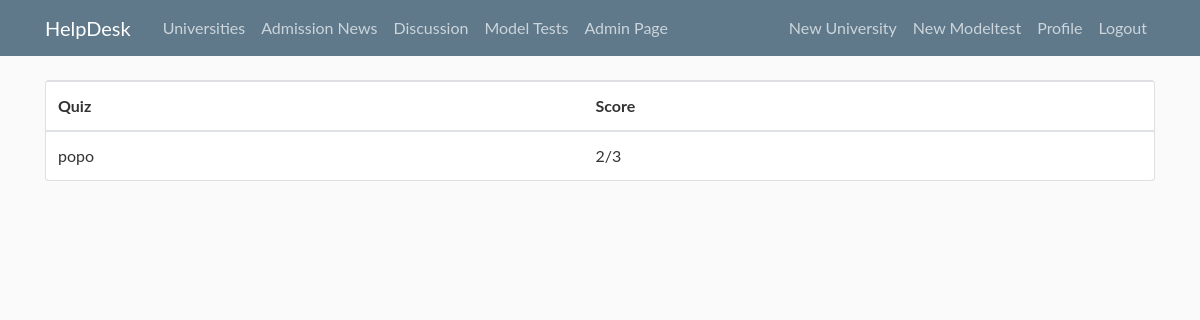
/modeltest/quiz/1/result/ (signed in), run on the app's committed database.
### modeltest/models.py (models this page shows, shortened)
class TakenQuiz(models.Model):
    quiz = models.ForeignKey(Quiz, on_delete=models.CASCADE, related_name='taken_quizes')
    user = models.ForeignKey(Student, on_delete=models.CASCADE, related_name='taken_quizes')
    score = models.IntegerField()

class Student(models.Model):
    user = models.OneToOneField(User, on_delete=models.CASCADE, primary_key=True)
    quizes = models.ManyToManyField(Quiz, through='TakenQuiz')
    def __init__(self, *args, **kwargs):
        super().__init__(*args, **kwargs)
    def __str__(self):
        return self.user.username

class Quiz(models.Model):
    user = models.ForeignKey(User, on_delete=models.CASCADE)
    title = models.CharField(max_length=1000)
    description = models.TextField(default="")
    date = models.DateField()
    start_time = models.TimeField()
    end_time = models.TimeField()

### modeltest/views.py (the view)
# urls.py: path('quiz/<int:pk>/result/', TakenExamListView.as_view(), name='taken-quiz-list'),
class TakenExamListView(LoginRequiredMixin, UserPassesTestMixin, ListView):
    model = Quiz
    context_object_name = 'taken_list'
    template_name = 'modeltest/taken_quiz_list.html'
    def get_queryset(self):
        quiz = Quiz.objects.filter(pk=self.kwargs.get('pk')).first()
        queryset = TakenQuiz.objects.filter(quiz=quiz).all()
        return queryset
    def test_func(self):
        if self.request.user.is_superuser or self.request.user.is_staff:
            return True
        return False

### modeltest/templates/modeltest/taken_quiz_list.html
{% extends 'home/base.html' %}
{% block content %}
    <div class="card">
    <table class="table mb-0">
      <thead>
        <tr>
          <th>Quiz</th>
          <th>Score</th>
        </tr>
      </thead>
      <tbody>
        {% for taken_quiz in taken_list %}
          <tr>
            <td>{{ taken_quiz.user }}</td>
            <td>{{ taken_quiz.score }}/{{ taken_quiz.quiz.question_set.count }}</td>
          </tr>
        {% empty %}
          <tr>
            <td class="bg-light text-center font-italic" colspan="3">Anyone hasn't completed this quiz yet.</td>
          </tr>
        {% endfor %}
      </tbody>
    </table>
  </div>
{% endblock %}

### home/static/home/main.css (style rules this page uses)
body { background: #fafafa; color: #333333; margin-top: 5rem; }
body { font-family: "ptsans", "Lato", "Helvetica Neue", Helvetica, Arial, sans-serif; }

### data on the page
TakenQuiz: user "popo", score "2", quiz.question_set.count "3"
